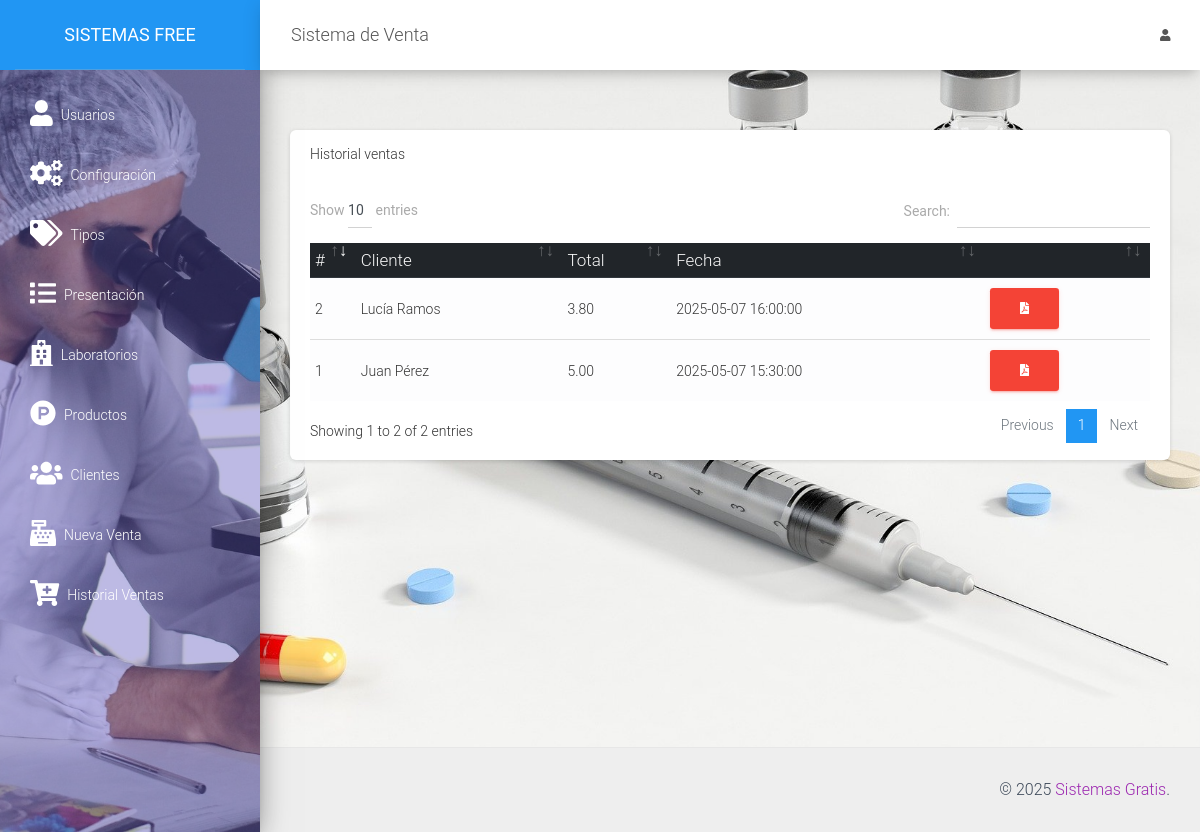
Screenshot of /src/lista_ventas.php (signed in) with the database file from the repository.
### tables this page shows
CREATE TABLE `ventas` (
  `id` int(11) NOT NULL,
  `id_cliente` int(11) NOT NULL,
  `total` decimal(10,2) NOT NULL,
  `id_usuario` int(11) NOT NULL,
  `fecha` timestamp NOT NULL DEFAULT current_timestamp() ON UPDATE current_timestamp()
);

CREATE TABLE `cliente` (
  `idcliente` int(11) NOT NULL,
  `nombre` varchar(100) NOT NULL,
  `telefono` varchar(15) NOT NULL,
  `direccion` varchar(200) NOT NULL
);

### src/lista_ventas.php (the view, shortened to what this page needs)
<?php
require_once "../conexion.php";
$query = mysqli_query($conexion, "SELECT v.*, c.idcliente, c.nombre FROM ventas v INNER JOIN cliente c ON v.id_cliente = c.idcliente");
include_once "includes/header.php";
?>
<div class="card">
    <div class="card-header">
        Historial ventas
    </div>
    <div class="card-body">
        <div class="table-responsive">
            <table class="table table-light" id="tbl">
                <thead class="thead-dark">
                    <tr>
                        <th>#</th>
                        <th>Cliente</th>
                        <th>Total</th>
                        <th>Fecha</th>
                        <th></th>
                    </tr>
                </thead>
                <tbody>
                    <?php while ($row = mysqli_fetch_assoc($query)) { ?>
                        <tr>
                            <td><?php echo $row['id']; ?></td>
                            <td><?php echo $row['nombre']; ?></td>
                            <td><?php echo $row['total']; ?></td>
                            <td><?php echo $row['fecha']; ?></td>
                            <td>
                                <a href="pdf/generar.php?cl=<?php echo $row['id_cliente'] ?>&v=<?php echo $row['id'] ?>" target="_blank" class="btn btn-danger"><i class="fas fa-file-pdf"></i></a>
                            </td>
                        </tr>
                    <?php } ?>
                </tbody>
            </table>
        </div>
    </div>
</div>
<?php include_once "includes/footer.php"; ?>

### rows the page displays
ventas: id "1", id_cliente.nombre "Juan Pérez", total "5.00", fecha "2025-05-07 15:30:00"
ventas: id "2", id_cliente.nombre "Lucía Ramos", total "3.80", fecha "2025-05-07 16:00:00"
